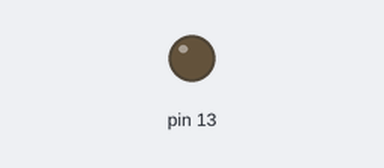
This sketch was run on a simulated Arduino Uno, built with avr-gcc and run on an emulated ATmega328P. On the bench: output pins drawn as LEDs (lit = HIGH).

Above: at 0.9 s.
At 11.4 s:
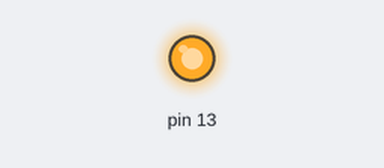
Timing chart, 0 to 11.7 s (numbered marks = the images above):
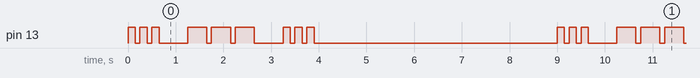

The sketch:

Projeto_2_-_Sinalizador_de_c_digo_Morse_S.O.S.ino
```cpp
void setup() {
  pinMode(13,OUTPUT);
}

void loop() {
  //3 pontos
  for(int a = 0;a<3;a++){
    digitalWrite(13,HIGH);
    delay(150);
    digitalWrite(13,LOW);
    delay(100);
  }
  delay(500);
  //3 traços
  for(int a = 0;a<3;a++){
    digitalWrite(13,HIGH);
    delay(400);
    digitalWrite(13,LOW);
    delay(100);
  }
  delay(500);
  //3 pontos
  for(int a = 0;a<3;a++){
    digitalWrite(13,HIGH);
    delay(150);
    digitalWrite(13,LOW);
    delay(100);
  }
  delay(5000);
}
```

Measured:
- by itself, pin 13: repeats every 9.0 s: 2 × (LOW 0.10 s, HIGH 0.15 s), LOW 0.60 s, 2 × (HIGH 0.40 s, LOW 0.10 s), HIGH 0.40 s, LOW 0.60 s, 2 × (HIGH 0.15 s, LOW 0.10 s), HIGH 0.15 s, LOW 5.1 s, HIGH 0.15 s
- by itself, everything shown: repeats every 9.0 s, in 18 steps
